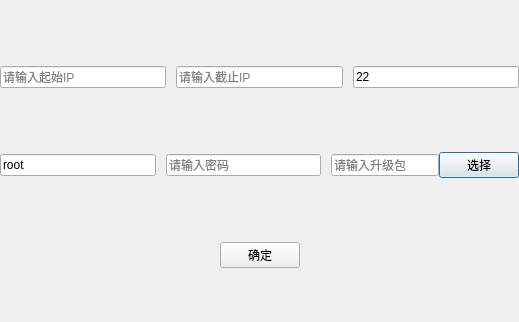
<?xml version="1.0" encoding="UTF-8"?>
<ui version="4.0">
 <class>CLS_DlgBatchInput</class>
 <widget class="QDialog" name="CLS_DlgBatchInput">
  <property name="geometry">
   <rect>
    <x>0</x>
    <y>0</y>
    <width>519</width>
    <height>322</height>
   </rect>
  </property>
  <property name="windowTitle">
   <string>Dialog</string>
  </property>
  <layout class="QVBoxLayout" name="verticalLayout">
   <property name="spacing">
    <number>10</number>
   </property>
   <property name="leftMargin">
    <number>0</number>
   </property>
   <property name="topMargin">
    <number>0</number>
   </property>
   <property name="rightMargin">
    <number>0</number>
   </property>
   <property name="bottomMargin">
    <number>0</number>
   </property>
   <item>
    <layout class="QHBoxLayout" name="horizontalLayout_2">
     <property name="spacing">
      <number>10</number>
     </property>
     <property name="topMargin">
      <number>12</number>
     </property>
     <item>
      <widget class="QLineEdit" name="edt_startip">
       <property name="placeholderText">
        <string>请输入起始IP</string>
       </property>
      </widget>
     </item>
     <item>
      <widget class="QLineEdit" name="edt_endip">
       <property name="placeholderText">
        <string>请输入截止IP</string>
       </property>
      </widget>
     </item>
     <item>
      <widget class="QLineEdit" name="edt_port">
       <property name="text">
        <string>22</string>
       </property>
       <property name="placeholderText">
        <string>请输入端口</string>
       </property>
      </widget>
     </item>
    </layout>
   </item>
   <item>
    <layout class="QHBoxLayout" name="horizontalLayout_3">
     <property name="spacing">
      <number>10</number>
     </property>
     <item>
      <widget class="QLineEdit" name="edt_user">
       <property name="text">
        <string>root</string>
       </property>
       <property name="placeholderText">
        <string>请输入用户名</string>
       </property>
      </widget>
     </item>
     <item>
      <widget class="QLineEdit" name="edt_pwd">
       <property name="placeholderText">
        <string>请输入密码</string>
       </property>
      </widget>
     </item>
     <item>
      <layout class="QHBoxLayout" name="horizontalLayout">
       <property name="spacing">
        <number>0</number>
       </property>
       <item>
        <widget class="QLineEdit" name="edt_upgradepack">
         <property name="placeholderText">
          <string>请输入升级包</string>
         </property>
        </widget>
       </item>
       <item>
        <widget class="QPushButton" name="btn_choose">
         <property name="text">
          <string>选择</string>
         </property>
        </widget>
       </item>
      </layout>
     </item>
    </layout>
   </item>
   <item>
    <layout class="QHBoxLayout" name="horizontalLayout_4">
     <item>
      <spacer name="horizontalSpacer">
       <property name="orientation">
        <enum>Qt::Horizontal</enum>
       </property>
       <property name="sizeHint" stdset="0">
        <size>
         <width>40</width>
         <height>20</height>
        </size>
       </property>
      </spacer>
     </item>
     <item>
      <widget class="QPushButton" name="btn_ok">
       <property name="text">
        <string>确定</string>
       </property>
      </widget>
     </item>
     <item>
      <spacer name="horizontalSpacer_2">
       <property name="orientation">
        <enum>Qt::Horizontal</enum>
       </property>
       <property name="sizeHint" stdset="0">
        <size>
         <width>40</width>
         <height>20</height>
        </size>
       </property>
      </spacer>
     </item>
    </layout>
   </item>
  </layout>
 </widget>
 <resources/>
 <connections/>
</ui>
